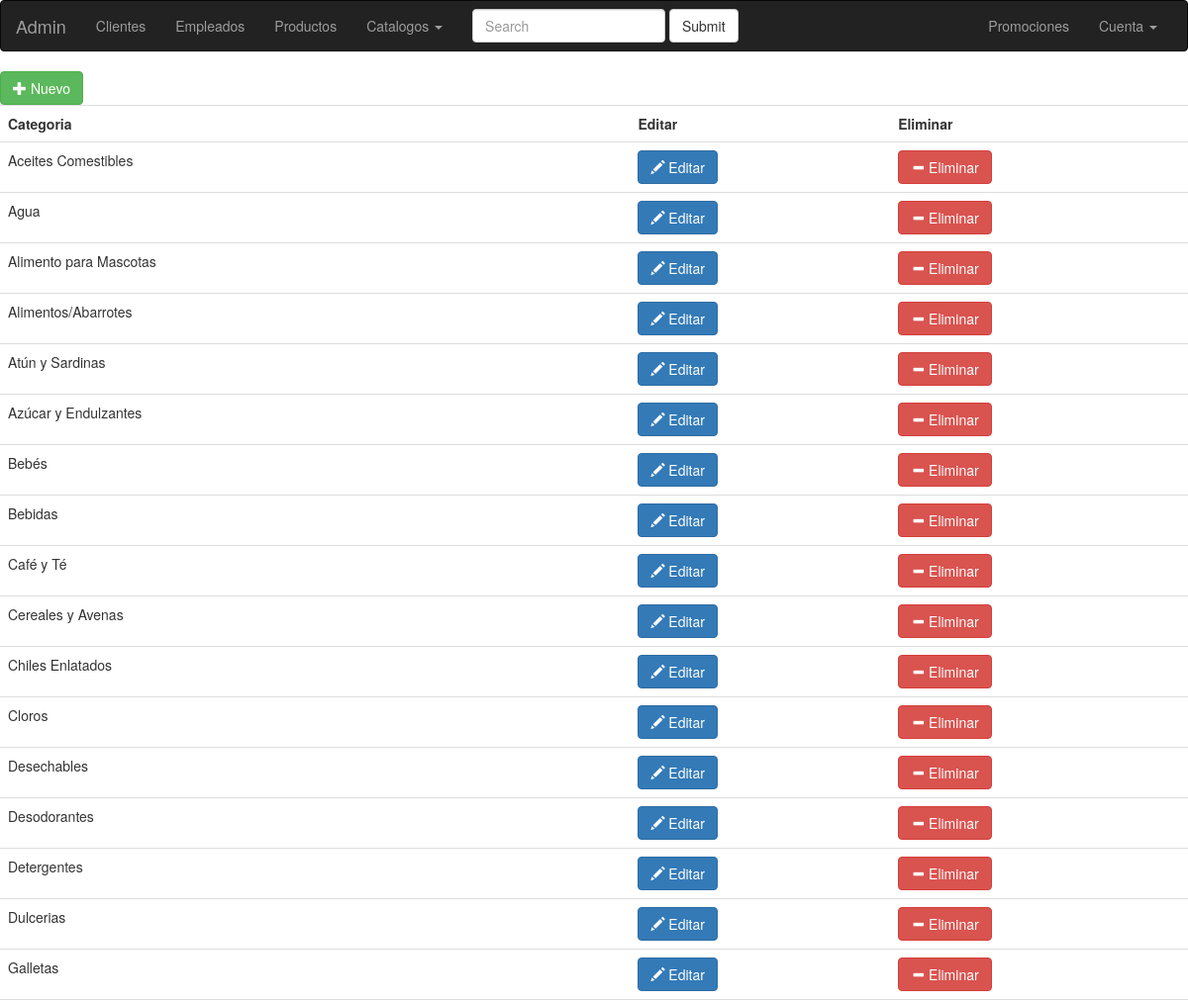
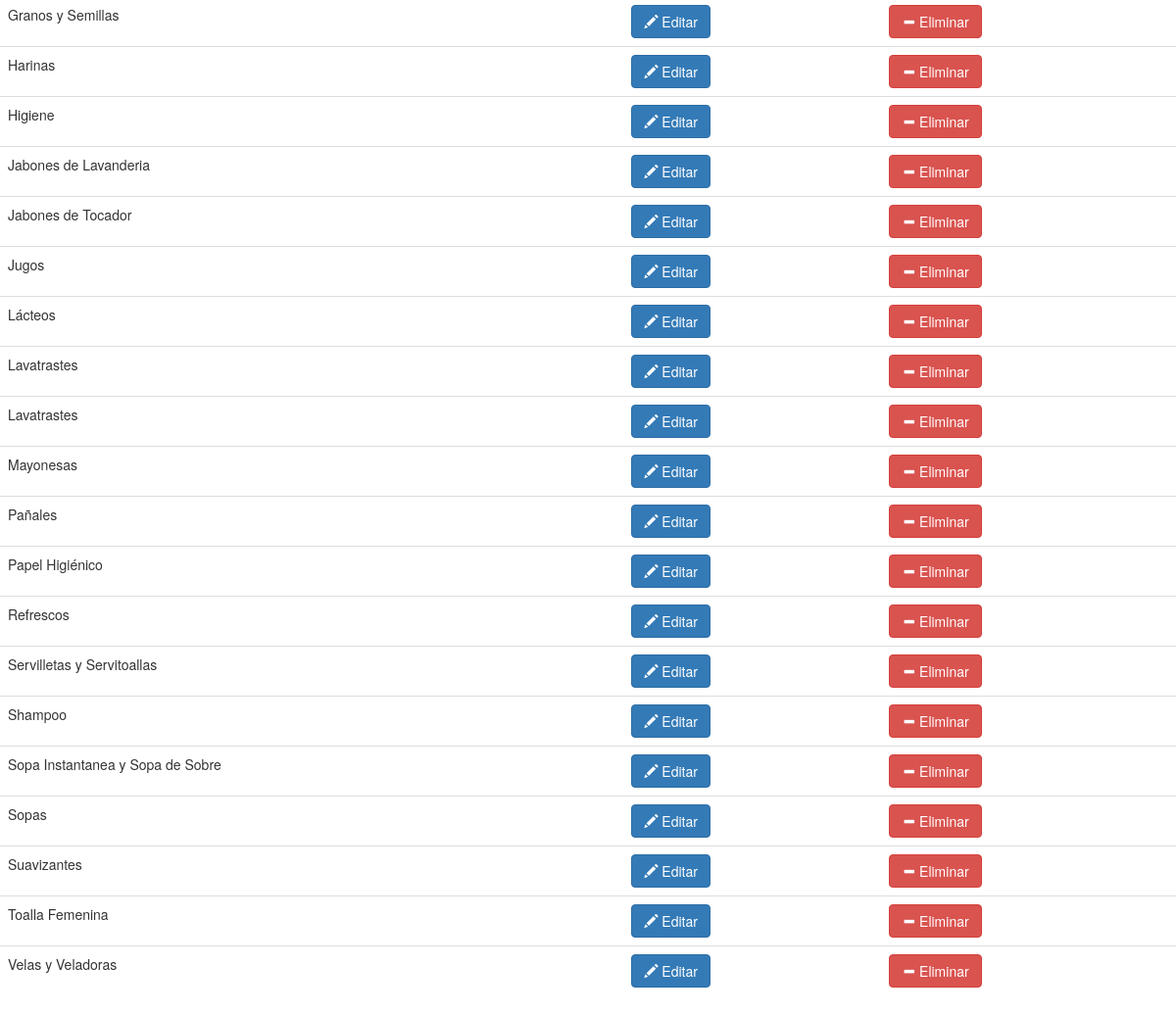
The page /admin/categoria/index.php on the database its author committed (2 pictures, top to bottom).
### tables this page shows
create table categoria(
	id_categoria int auto_increment,
	categoria varchar (100) not null,
    primary key (id_categoria)
);

### admin/abarrotera.class.php (called while the page is built, shortened)
<?php
	if(!class_exists('Abarrotera')){
		class Abarrotera{
			function __construct(){
				include ('../../config.php');
				$this->conexion=$conexion;
			}
			function consultar($sql,$parametros=null){
				$statement=$this->conexion->prepare($sql);
				$statement->execute();
				$datos=$statement->fetchAll();
				return $datos;
			}
		}
	}
	$abarrotera= new Abarrotera;
?>

### admin/categoria/index.php (the view)
<?php
	include_once('../abarrotera.class.php');
	include('../header.php');
	$datos=$abarrotera->consultar("select * from categoria order by categoria asc");
	echo '<a class="btn btn-success" href="nuevo.php?" role="button"><span class="glyphicon glyphicon-plus" aria-hidden="true"></span> Nuevo</a>';
	echo '<table class="table table-hover">';
	echo '<tr>';
	echo '<th>Categoria</th>';
	echo '<th>Editar</th>';
	echo '<th>Eliminar</th>';
	echo '</tr>';
	foreach ($datos as $key => $value) {
		echo '<tr>';
			echo '<td>'.$value['categoria'].'</td>';
			echo '<td><a class="btn btn-primary" href="editar.php?id_categoria='.$value['id_categoria'].'" role="button"><span class="glyphicon glyphicon-pencil" aria-hidden="true"></span> Editar</a></td>';
			echo '<td><a class="btn btn-danger" href="eliminar.php?id_categoria='.$value['id_categoria'].'" role="button"><span class="glyphicon glyphicon-minus" aria-hidden="true"></span> Eliminar</a></td>';
		echo '</tr>';
	}
	echo '</table>';
	include('../footer.php');
?>

### admin/header.php (shortened to what this page needs)
<!DOCTYPE html>
<html>
<head>
	<link rel="stylesheet" href="https://maxcdn.bootstrapcdn.com/bootstrap/3.3.7/css/bootstrap.min.css">
</head>
<body>
	<nav class="navbar navbar-inverse">
	  <div class="container-fluid">
	    <div class="navbar-header">
	      <a class="navbar-brand" href="/abarrotera/admin/bienvenida">Admin</a>
	    </div>
	    <div class="collapse navbar-collapse" id="bs-example-navbar-collapse-1">
	      <ul class="nav navbar-nav">
	        <li><a href="/abarrotera/admin/cliente">Clientes</a></li>
	        <li><a href="/abarrotera/admin/empleado">Empleados</a></li>
	        <li><a href="/abarrotera/admin/producto">Productos</a></li>
	        <li class="dropdown">
	          <a href="#" class="dropdown-toggle" data-toggle="dropdown" role="button" aria-haspopup="true" aria-expanded="false">Catalogos <span class="caret"></span></a>
	        </li>
	      </ul>
	      <form class="navbar-form navbar-left">
	        <div class="form-group">
	          <input type="text" class="form-control" placeholder="Search">
	        </div>
	        <button type="submit" class="btn btn-default">Submit</button>
	      </form>
	      <ul class="nav navbar-nav navbar-right">
	        <li><a href="/abarrotera/admin/promociones">Promociones</a></li>
	        <li class="dropdown">
	          <a href="#" class="dropdown-toggle" data-toggle="dropdown" role="button" aria-haspopup="true" aria-expanded="false">Cuenta <span class="caret"></span></a>
	        </li>
	      </ul>
	    </div>
	  </div>
	</nav>

### admin/footer.php
</body>
</html>

### rows shown on the page
categoria: categoria "Aceites Comestibles"
categoria: categoria "Agua"
categoria: categoria "Alimento para Mascotas"
categoria: categoria "Alimentos/Abarrotes"
categoria: categoria "Atún y Sardinas"
categoria: categoria "Azúcar y Endulzantes"
categoria: categoria "Bebés"
categoria: categoria "Bebidas"
categoria: categoria "Café y Té"
categoria: categoria "Cereales y Avenas"
categoria: categoria "Chiles Enlatados"
categoria: categoria "Cloros"
categoria: categoria "Desechables"
categoria: categoria "Desodorantes"
categoria: categoria "Detergentes"
categoria: categoria "Dulcerias"
categoria: categoria "Galletas"
categoria: categoria "Granos y Semillas"
categoria: categoria "Harinas"
categoria: categoria "Higiene"
categoria: categoria "Jabones de Lavanderia"
categoria: categoria "Jabones de Tocador"
categoria: categoria "Jugos"
categoria: categoria "Lácteos"
categoria: categoria "Lavatrastes"
categoria: categoria "Lavatrastes"
categoria: categoria "Mayonesas"
categoria: categoria "Pañales"
categoria: categoria "Papel Higiénico"
categoria: categoria "Refrescos"
categoria: categoria "Servilletas y Servitoallas"
categoria: categoria "Shampoo"
categoria: categoria "Sopa Instantanea y Sopa de Sobre"
categoria: categoria "Sopas"
categoria: categoria "Suavizantes"
categoria: categoria "Toalla Femenina"
categoria: categoria "Velas y Veladoras"
